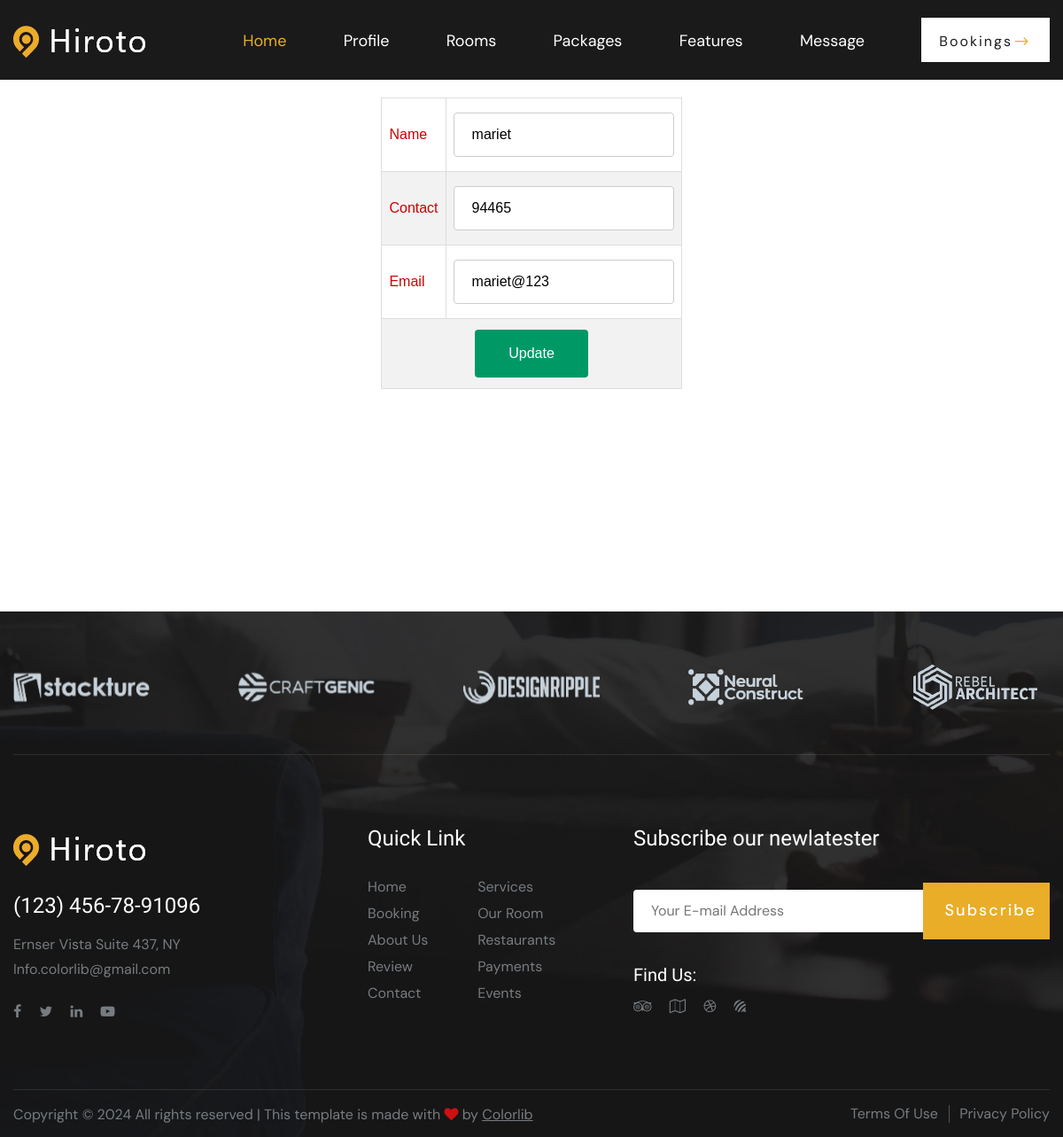
Page /Hotel/editprofile/ (signed in) on the committed database.
### Guest/models.py (models this page shows)
class tbl_newhotel(models.Model):
    hotel_name=models.CharField(max_length=50)
    hotel_ratings=models.CharField(max_length=50)
    hotel_contact=models.CharField(max_length=50)
    hotel_email=models.CharField(max_length=50)
    hotel_pass=models.CharField(max_length=50)
    place = models.ForeignKey(tbl_place, on_delete=models.CASCADE)
    hotel_addr=models.CharField(max_length=50)
    hotel_vstatus= models.IntegerField(default="0")
    hotel_photo = models.FileField(upload_to='Assets/HotelPhoto/')
    hotel_proof = models.FileField(upload_to='Assets/HotelProof/')
    hotel_license=models.CharField(max_length=50)
    hotel_floor=models.CharField(max_length=50,null=True)
    hotel_doj=models.DateField(auto_now_add=True)
    hotel_url = models.CharField(max_length=150,null=True)
    hotel_spe = models.ForeignKey(tbl_specification,on_delete=models.SET_NULL,null=True)

### Hotel/views.py (the view)
# urls.py: path('editprofile/',views.editprofiles,name="editprofiles"),
def editprofiles(request):
    prodata=tbl_newhotel.objects.get(id=request.session["hid"])
    if request.method=="POST":
        prodata.hotel_name=request.POST.get('txtname')
        prodata.hotel_contact=request.POST.get('txtcon')
        prodata.hotel_email=request.POST.get('txtemail')
        prodata.save()
        return render(request,"Hotel/EditProfile.html",{'msg':"Profile Updated"})
    else:
        return render(request,"Hotel/EditProfile.html",{'prodata':prodata})

### Hotel/Templates/Hotel/EditProfile.html (shortened to what this page needs)
{% extends 'Hotel/Header.html' %}
{% load static %}
{% block content %}
<!DOCTYPE html>
<html lang="en">
<head>
</head>
<body>
    <div class="container-fluid d-bg-image">
    <form action="" method="post">
        <div class="d-profile">
            <table class="d-card" style="color: black;" align="center" cellpadding="10px">
                <tr>
                    <td>Name</td>
                    <td><input type="text" class="textbox" name="txtname" id="" value="{{prodata.hotel_name}}"></td>
                </tr>
                <tr>
                    <td>Contact</td>
                    <td><input type="text" name="txtcon" class="textbox" id="" value="{{prodata.hotel_contact}}"></td>
                </tr>
                <tr>
                    <td>Email</td>
                    <td><input type="email" name="txtemail" class="textbox" id="" value="{{prodata.hotel_email}}"></td>
                </tr>
                <tr>
                    <td colspan="2" align="center"><input class="d-card-button" type="submit" value="Update" name="btnsub"></td>
                </tr>
            </table>
        </div>
    </form>
    </div>
</body>
</html>
{% endblock content %}

### Guest/static/Mains/css/style.css (style rules this page uses)
html, body { height: 100%; font-family: "DM Sans", sans-serif; -webkit-font-smoothing: antialiased; }

### Guest/static/Form.css (style rules this page uses)
#tab td, #tab th { border: 1px solid #ddd; padding: 8px; color: #C00; }
#tab tr:nth-child(even) { background-color: #f2f2f2; }
input[type=text],[type=password],[type=email],[type=date], select { width: 100%; padding: 12px 20px; margin: 8px 0; display: inline-block; border: 1px solid #ccc; border-radius: 4px; box-sizing: border-box; }
input[type=submit] { width: 40%; background-color: #096; color: white; padding: 15px; margin: 4px 0; border: none; border-radius: 4px; cursor: pointer; }

### rows in the picture
tbl_newhotel: txtname "mariet", txtcon "94465", txtemail "mariet@123"
